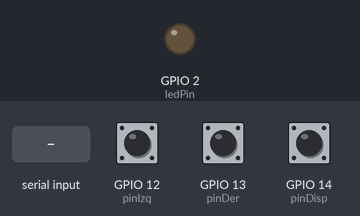
This program was run on a simulated ESP32. Parts: output pins drawn as LEDs (lit = HIGH). The inputs (shaded band) are chosen by the test bench; at power-on: GPIO 12 (pinIzq) HIGH, GPIO 13 (pinDer) HIGH, GPIO 14 (pinDisp) HIGH. What the program prints to the serial monitor is not drawn.

Above: at 1.2 s.
1.3 s: "HIT\n" received over Serial
At 1.46 s:
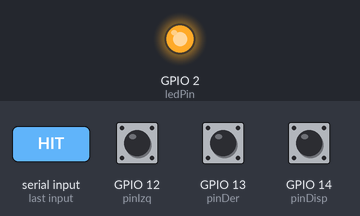
Timing chart, 0 to 4.3 s (numbered marks = the images above; inputs shaded):
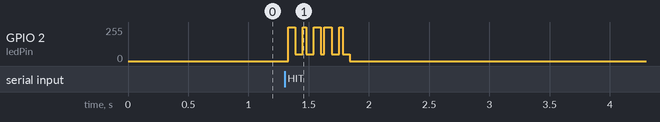

The program:

main.cpp
```cpp
#include <Arduino.h>

const int pinIzq = 12;
const int pinDer = 13;
const int pinDisp = 14;
const int ledPin = 2;

const int umbral = 90;

unsigned long tiempoGolpe = 0;
bool recibioGolpe = false;

void setup() {
  Serial.begin(115200);
  pinMode(ledPin, OUTPUT);
  analogWrite(ledPin, 0);
}

void loop() {
  int valIzq = touchRead(pinIzq);
  int valDer = touchRead(pinDer);
  int valDisp = touchRead(pinDisp);

  if (valIzq < umbral) {
    Serial.println("I");
  }
  if (valDer < umbral) {
    Serial.println("D");
  }
  if (valDisp < umbral) {
    Serial.println("A");
  }

  if (Serial.available() > 0) {
    String comando = Serial.readStringUntil('\n');
    comando.trim();
    if (comando == "HIT") {
      recibioGolpe = true;
      tiempoGolpe = millis();
    }
  }


  if (recibioGolpe) {
    unsigned long tiempoPasado = millis() - tiempoGolpe;

    if (tiempoPasado < 500) {
      int intensidad = (tiempoPasado / 50) % 2 == 0 ? 255 : 50;
      analogWrite(ledPin, intensidad);
    } else {
      recibioGolpe = false;
      analogWrite(ledPin, 0);
    }
  }

  delay(30);
}
```
